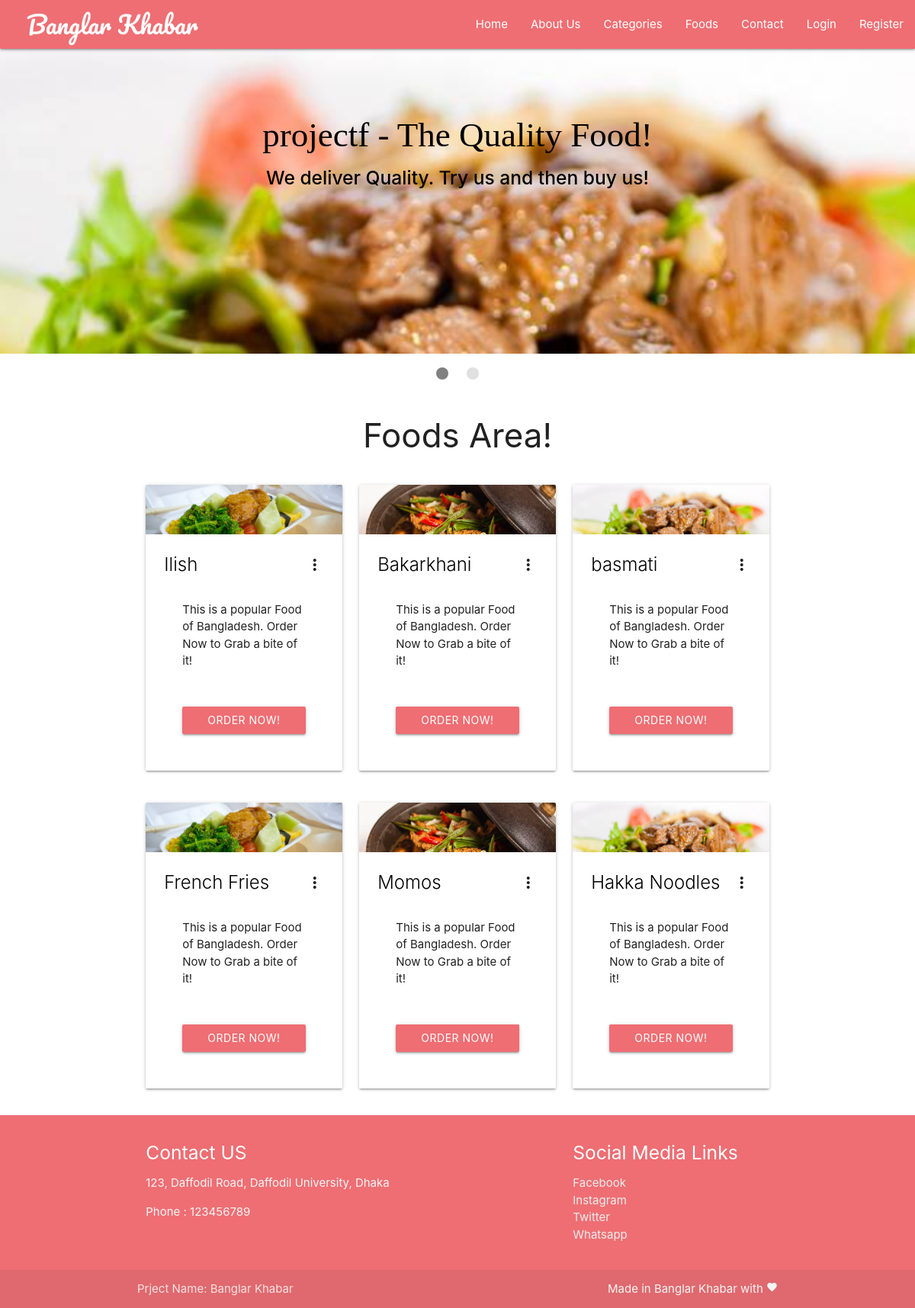
Screenshot of /foods.php with the database file from the repository.
### tables this page shows
CREATE TABLE `food` (
  `id` int(11) NOT NULL,
  `cat_id` int(10) NOT NULL,
  `fname` varchar(50) NOT NULL,
  `description` varchar(250) NOT NULL
);

### chunks/foods.php (the view, shortened to what this page needs)
<?php
require('backends/connection-pdo.php');
if (isset($_REQUEST['id'])) {
	$sql = 'SELECT * FROM food WHERE cat_id = "'.$_REQUEST['id'].'"';
} else {
	$sql = 'SELECT * FROM food';
}
$query  = $pdoconn->prepare($sql);
$query->execute();
$arr_all = $query->fetchAll(PDO::FETCH_ASSOC);
?>
<section class="fcategories">
	<div class="container">
		<div class="section white center">
			<h3 class="header">Foods Area!</h3>
		</div>
		<?php if (count($arr_all) == 0) {
	echo '<div class="section gray center" style="border: 1px solid black; border-radius: 5px;">
			<p class="header">Sorry No Categories to Display!</p>
		</div>';
} else {  ?>
<?php for ($i=1; $i <= count($arr_all); ) { ?>
		<div class="row">
			<?php for ($j=1; $j <= 3; $j++) { ?>
			<div class="col s12 m4">
				<div class="card">
				    <div class="card-image waves-effect waves-block waves-light">
				      <img class="activator" src="images/banner<?php echo $j; ?>.jpg">
				    </div>
				    <div class="card-content">
				      <span class="card-title activator grey-text text-darken-4"><a class="black-text" href=""><?php echo $arr_all[$i+$j-2]['fname']; ?></a><i class="material-icons right">more_vert</i></span>
				      <div class="card-content">
			          <p>This is a popular Food of Bangladesh. Order Now to Grab a bite of it!</p>
			        </div>
			        <div class="card-content center">
			          <a href="backends/order-food.php?id=<?php echo $arr_all[$i+$j-2]['id']; ?>" style="background: #ee6e73;" class="btn waves-effect waves-block waves-light" href="">Order Now!</a>
			        </div>
				    </div>
				  </div>
			</div>
			<?php } ?>
			<?php $i = $i + 3; ?>
		</div>
		<?php
				}
			}
		?>
	</div>
</section>

### foods.php (shortened to what this page needs)
<!DOCTYPE html>
<html lang="en">
<head>
	<link rel="stylesheet" href="https://cdnjs.cloudflare.com/ajax/libs/materialize/1.0.0/css/materialize.min.css">
	<link rel="stylesheet" href="css/style.css">
</head>
<body>
	<?php require('chunks/navbar.php'); ?>
	<?php require('chunks/banner-slider.php'); ?>
	<?php require('chunks/foods.php'); ?>
	<?php require('chunks/footer.php'); ?>
</body>
</html>

### chunks/navbar.php (shortened to what this page needs)
<section class="fnavbar">
		<div class="navbar-fixed">
		<nav>
		    <div class="nav-wrapper">
		      <a href="#" class="brand-logo">Banglar Khabar</a>
		      <ul class="right hide-on-med-and-down">
		        <li><a href="/projectf" class="hvr-grow">Home</a></li>
		        <li><a href="/projectf/about-restro-b.php" class="hvr-grow">About Us</a></li>
		        <li><a href="food-categories.php" class="hvr-grow">Categories</a></li>
		        <li><a href="foods.php" class="hvr-grow">Foods</a></li>
		        <li><a href="#" class="hvr-grow" onclick="toggleModal('Contact Info', 'You can contact us directly by calling to this number 123456789. Check the bottom Footer Section of the website for more info.');">Contact</a></li>
		        <?php
		        	if (isset($_SESSION['user'])) {
		        		echo '<li><a href="#" class="hvr-grow">Hi, '.$_SESSION['user'].'</a></li>
		        		<li><a href="logout.php" class="hvr-grow">Logout</a></li>';
		        	} else {
		        		echo '<li><a href="#" class="hvr-grow modal-trigger" data-target="modal1">Login</a></li>
		        		<li><a href="#" class="hvr-grow modal-trigger" data-target="modal2">Register</a></li>';
		        	}
		        ?>
		      </ul>
		    </div>
		  </nav>
		</div>
	</section>

### chunks/banner-slider.php (shortened to what this page needs)
<section class="fslider">
		<div class="slider">
			<ul class="slides">
		    <li>
		    	<img src="images/banner3.jpg">
		    	<div class="caption center-align black-text">
		        <h3 style="font-size: 3rem !important; font-style: bold !important; font-family: 'Bree Serif', serif;">projectf - The Quality Food!</h3>
		        <h5 class="light black-text text-lighten-3"><strong>We deliver Quality. Try us and then buy us!</strong></h5>
		      </div>
		    </li>
		    </ul>
	  </div>
	</section>

### chunks/footer.php
<section class="ffooter">
		<footer class="page-footer">
          <div class="container">
            <div class="row">
              <div class="col l6 s12">
                <h5 class="white-text">Contact US</h5>
                <p class="grey-text text-lighten-4">123, Daffodil Road, Daffodil University, Dhaka</p>
                <p class="grey-text text-lighten-4">Phone : 123456789</p>
              </div>
              <div class="col l4 offset-l2 s12">
                <h5 class="white-text">Social Media Links</h5>
                <ul>
                  <li><a class="grey-text text-lighten-3" href="#!">Facebook</a></li>
                  <li><a class="grey-text text-lighten-3" href="#!">Instagram</a></li>
                  <li><a class="grey-text text-lighten-3" href="#!">Twitter</a></li>
                  <li><a class="grey-text text-lighten-3" href="#!">Whatsapp</a></li>
                </ul>
              </div>
            </div>
          </div>
          <div class="footer-copyright">
            <div class="container">
            Prject Name: Banglar Khabar
            <a class="grey-text text-lighten-4 right" href="#!">Made in Banglar Khabar with <span><i class="tiny material-icons">favorite</i></span></a>
            </div>
          </div>
        </footer>
	</section>

### css/style.css (style rules this page uses)
.nav-wrapper > a { text-decoration: none; font-family: 'Pacifico', cursive; }
.hvr-grow { text-decoration: none; }
@media (min-width : 992px) { .nav-wrapper > a { padding-left: 35px; } }

### rows the page displays
food: fname "Ilish"
food: fname "Bakarkhani"
food: fname "basmati"
food: fname "French Fries"
food: fname "Momos"
food: fname "Hakka Noodles"
